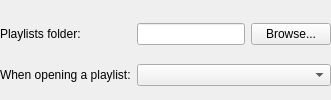
            <widget class="QWidget" name="playlistsContainer" native="true">
             <layout class="QGridLayout" name="playlistsLayout">
              <property name="leftMargin">
               <number>0</number>
              </property>
              <property name="topMargin">
               <number>10</number>
              </property>
              <property name="rightMargin">
               <number>0</number>
              </property>
              <property name="bottomMargin">
               <number>0</number>
              </property>
              <item row="0" column="0">
               <widget class="QLabel" name="playlistsFolderLabel">
                <property name="text">
                 <string>Playlists folder:</string>
                </property>
               </widget>
              </item>
              <item row="0" column="1">
               <widget class="QLineEdit" name="playlistsFolderLineEdit"/>
              </item>
              <item row="0" column="2">
               <widget class="QPushButton" name="playlistsFolderBrowseButton">
                <property name="text">
                 <string>Browse...</string>
                </property>
               </widget>
              </item>
              <item row="1" column="0">
               <widget class="QLabel" name="openPlaylistBehaviourLabel">
                <property name="text">
                 <string>When opening a playlist:</string>
                </property>
               </widget>
              </item>
              <item row="1" column="1" colspan="2">
               <widget class="QComboBox" name="openPlaylistBehaviourComboBox">
                <property name="sizeAdjustPolicy">
                 <enum>QComboBox::AdjustToContents</enum>
                </property>
               </widget>
              </item>
             </layout>
            </widget>
